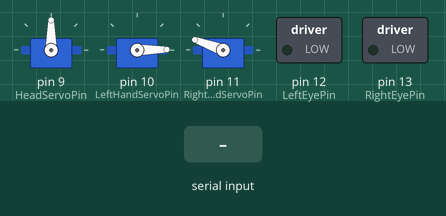
This sketch was run on a simulated Arduino Uno, built with avr-gcc and run on an emulated ATmega328P. Shown: 3 × servo, switched loads named in the sketch (green lamp = pin HIGH). Dashed ring = blinking. The test bench sets the inputs (shaded band).

Above: at 1.2 s.
1.3 s: "1\n" received over Serial
At 1.41 s:
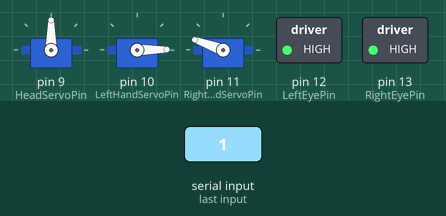
4.3 s: "5\n" received over Serial
7.3 s: "30,150\n" received over Serial
At 7.7 s:
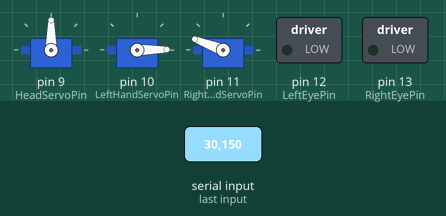
8.8 s: "200\n" received over Serial
At 10.1 s:
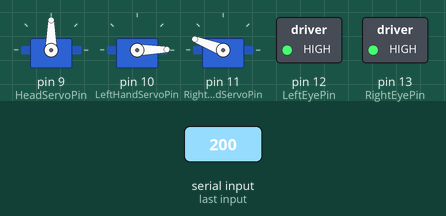
Timing chart, 0 to 11.3 s (numbered marks = the images above; inputs shaded):
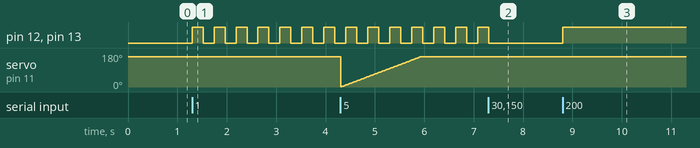

Measured:
- after the input at 1.3 s, pin 12 (LeftEyePin), pin 13 (RightEyePin): alternates HIGH for 0.22 s and LOW for 0.22 s, starting at once
- after the input at 7.3 s, pin 12 (LeftEyePin), pin 13 (RightEyePin): goes on until 7.3 s, then stays LOW
- after the input at 8.8 s, pin 12 (LeftEyePin), pin 13 (RightEyePin): LOW → HIGH at once

The sketch:

main.ino
```cpp
#include <Servo.h>

const int COMMAND_BLINK_ON = 1;
const int COMMAND_EYES_ON = 2;
const int COMMAND_EYES_OFF = 3;
const int COMMAND_MOVE_LH = 4;
const int COMMAND_MOVE_RH = 5;
const int COMMAND_MOVE_HEAD = 6;
const int COMMAND_GO = 7;
const int COMMAND_STOP = 8;

Servo HeadServo;
Servo LeftHandServo;
Servo RightHandServo;

int HeadServoPin = 9;
int LeftHandServoPin = 10;
int RightHandServoPin = 11;

int LeftEyePin = 12;
int RightEyePin = 13;

int LeftWheelPlus = 3;
int LeftWheelMinus = 4;
int RightWheelPlus = 5;
int RightWheelMinus = 6;

int leftHandCurrent;
int leftHandTarget;

int rightHandCurrent;
int rightHandTarget;

int headCurrent;
int headTarget;

int blinkFlag1;
int blinkFlag2;

int goCurrent;
int goTarget;

int counter = 0;
int state = 1;

const int MAX_VALUE = 20;

void BlinkOn()
{
  if (blinkFlag1 != blinkFlag2)
  {
    if (counter <= MAX_VALUE)
    {
      digitalWrite(LeftEyePin, state);
      digitalWrite(RightEyePin, state);
      counter += 1;
    }
    else
    {
      state = !state;
      counter = 0;
    }
  }
}

void EyesOn()
{
  if (blinkFlag1 == blinkFlag2 && blinkFlag1 == 1 && blinkFlag2 == 1)
  {
    digitalWrite(LeftEyePin, HIGH);
    digitalWrite(RightEyePin, HIGH);
  }
}

void EyesOff()
{
  if (blinkFlag1 == blinkFlag2 && blinkFlag1 == 0 && blinkFlag2 == 0)
  {
    digitalWrite(LeftEyePin, LOW);
    digitalWrite(RightEyePin, LOW);
  }
}

void MoveLeftHand()
{
  if (leftHandCurrent == leftHandTarget)
    return;

  int dx = 1;

  if (leftHandCurrent > leftHandTarget)
    dx *= -1;

  leftHandCurrent += dx;

  LeftHandServo.write(leftHandCurrent);
}

void MoveRightHand()
{
  if (rightHandCurrent == rightHandTarget)
    return;

  int dx = 1;

  if (rightHandCurrent > rightHandTarget)
    dx *= -1;

  rightHandCurrent += dx;

  RightHandServo.write(rightHandCurrent);
}

void MoveHead()
{
  if (headCurrent == headTarget)
    return;

  int dx = 1;

  if (headCurrent > headTarget)
    dx *= -1;

  headCurrent += dx;

  HeadServo.write(headCurrent);
}

void goOn()
{
  if (goCurrent == goTarget)
  {
   goOff();
   return;
  }

  if (goCurrent > goTarget)
  {
    goCurrent -= 1;

    digitalWrite(LeftWheelPlus, LOW);
    digitalWrite(LeftWheelMinus, HIGH);

    digitalWrite(RightWheelPlus, LOW);
    digitalWrite(RightWheelMinus, HIGH);

  } else
  {
    goCurrent += 1;

    digitalWrite(LeftWheelPlus, HIGH);
    digitalWrite(LeftWheelMinus, LOW);

    digitalWrite(RightWheelPlus, HIGH);
    digitalWrite(RightWheelMinus, LOW);
  }
}

void goOff()
{
  digitalWrite(LeftWheelPlus, LOW);
  digitalWrite(LeftWheelMinus, LOW);

  digitalWrite(RightWheelPlus, LOW);
  digitalWrite(RightWheelMinus, LOW);
}

void Parse()
{
  int command = 0;
  int angle = 0;
  int distance = 0;

  String curStr;

  if (Serial.available() > 0)
  {
    curStr = (String)Serial.readStringUntil('\n');
    command = curStr[0] - '0';

    if (command == COMMAND_MOVE_RH || command == COMMAND_MOVE_LH || command == COMMAND_MOVE_HEAD)
    {
      String newStr;
      int i = 2;
      while (curStr[i] != 0)
        newStr += curStr[i++];

      newStr[i] = 0;

      angle = newStr.toInt();
    } else if (command == COMMAND_GO)
    {
      String newStr;
      int i = 2;
      while (curStr[i] != 0)
        newStr += curStr[i++];

      newStr[i] = 0;

      distance = newStr.toInt();
    }

  } else
  {
    return;
  }

  if (angle <= 0)
  {
    angle = 1;
  } else if (angle > 160)
  {
    angle = 160;
  }

  if (command == COMMAND_MOVE_LH)
  {
    leftHandTarget = angle;
  } else if (command == COMMAND_MOVE_RH)
  {
    rightHandTarget = 160 - angle;
  } else if (command == COMMAND_MOVE_HEAD)
  {
    headTarget = angle;
  } else if (command == COMMAND_BLINK_ON)
  {
    state = 1;
    blinkFlag1 = 1;
    blinkFlag2 = 0;
  } else if (command == COMMAND_EYES_ON)
  {
    blinkFlag1 = 1;
    blinkFlag2 = 1;
  } else if (command == COMMAND_EYES_OFF)
  {
    blinkFlag1 = 0;
    blinkFlag2 = 0;
  } else if (command == COMMAND_GO)
  {
    goTarget = distance;
  }
}

void setup()
{
  Serial.begin(57600);
  HeadServo.attach(HeadServoPin);
  LeftHandServo.attach(LeftHandServoPin);
  RightHandServo.attach(RightHandServoPin);

  pinMode(LeftEyePin, OUTPUT);
  pinMode(RightEyePin, OUTPUT);

  leftHandCurrent = leftHandTarget = 0;
  rightHandCurrent = rightHandTarget = 0;
  headCurrent = headTarget = 0;
  goTarget = goCurrent = 90;
  LeftHandServo.write(1);
  RightHandServo.write(160);
  HeadServo.write(90);
}


void loop()
{
  Parse();

  MoveHead();
  MoveLeftHand();
  MoveRightHand();
  BlinkOn();
  EyesOn();
  EyesOff();
  goOn();

  delay(10);
}
```
